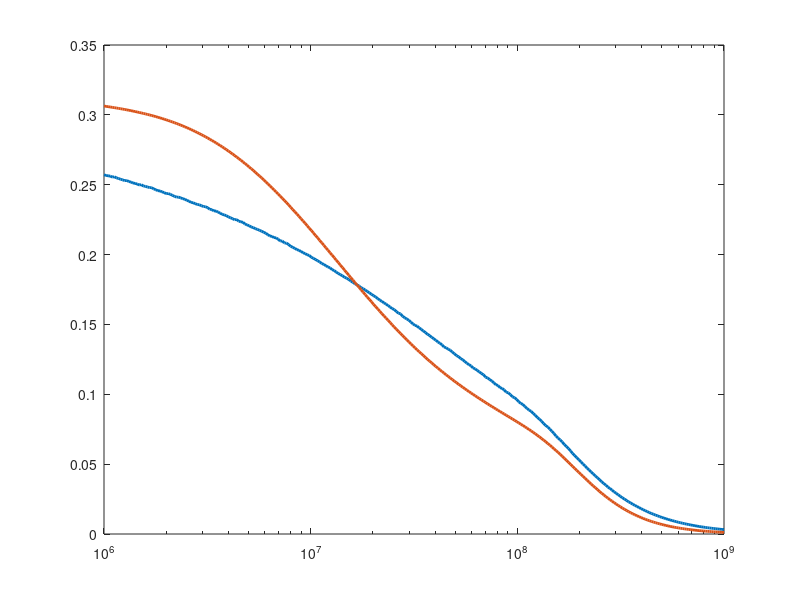

Recreate this plot in MATLAB. (Note: this script raises an error after producing the figure.)
% Generating Fig.5 from 2410.18186
% (dNeff vs. f/C for tau decays to muon and axion) 

% Import the dNeff data
dNeff_data = importdata('dNeff_fa_tau_dec.dat',',',1);
fa_x = dNeff_data.data(:,1);
dNeff_GG_y = dNeff_data.data(:,2); % dNeff from nBE
dNeff_full_y = dNeff_data.data(:,3); % dNeff from fBE


figure1=figure();
axes1 = axes('Parent',figure1);
semilogx(fa_x,dNeff_full_y,'LineWidth',2); 
hold on;
plot(fa_x,dNeff_GG_y,'LineWidth',2);
yline(0.3,'--','LineWidth',2,'Color',[0.7176 0.2745 1.0]); % Planck
yline(0.1,'--','LineWidth',2,'Color',[0.929 0.694 0.125]); % Simons obs.
yline(0.054,'--','LineWidth',2,'Color',[0.466 0.674 0.188]); % CMB-S4
grid on;
xlabel('f_a/C_{\mu} [{\rm GeV}]','Interpreter','tex');
ylabel('\Delta N_{\rm eff}','Interpreter','tex')
set(axes1,'FontSize',25,'XMinorTick','on','XScale','log','YMinorTick','on',...
    'YScale','linear');
% Create textboxes
annotation(figure1,'textbox',...
    [0.704,0.817,0.35,0.0577],...
    'Color',[0.7176 0.2745 1.0],...
    'String','Planck (2σ)',...
    'FontSize',25,...
    'FitBoxToText','off',...
    'EdgeColor','none');
annotation(figure1,'textbox',...
    [0.1484 0.3661 0.3523 0.0577],...
    'Color',[0.929 0.694 0.125],...
    'String','Simons Obs. (2σ)',...
    'FontSize',25,...
    'FitBoxToText','off',...
    'EdgeColor','none');
annotation(figure1,'textbox',...
    [0.1514 0.2565 0.3485 0.0577],...
    'Color',[0.466 0.674 0.188],...
    'String','CMB-S4 (2σ)',...
    'FontSize',25,...
    'FitBoxToText','off',...
    'EdgeColor','none');
hold off;

